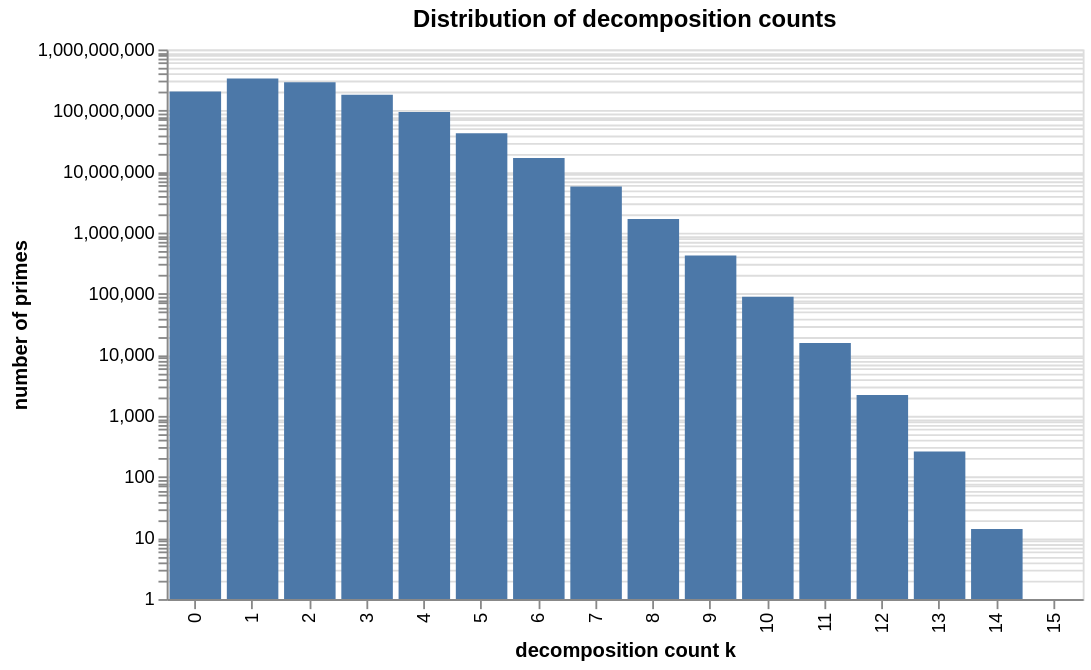

The notebook cell this image was saved under:
### Markdown cell above
## Example 1: k-distribution

### Code cell
k_dist = sql("""
    SELECT k, COUNT(*) AS count
    FROM partition_counts
    GROUP BY k ORDER BY k
""")

alt.Chart(k_dist).transform_filter(
    alt.datum.count > 0
).mark_bar().encode(
    x=alt.X("k:O", title="decomposition count k"),
    y=alt.Y("count:Q", title="number of primes",
            stack=None,
            scale=alt.Scale(type="log")),
    tooltip=["k", "count"]
).properties(width=500, title="Distribution of decomposition counts")

### Figure 1 — Vega specification as saved in the notebook (floating-point values rounded to 4 significant figures)
{"$schema": "https://vega.github.io/schema/vega/v6.json", "data": [{"name": "source_0", "values": [{"count": 203995902, "k": 0}, {"count": 334564067, "k": 1}, {"count": 289547508, "k": 2}, {"count": 181918269, "k": 3}, {"count": 94184619, "k": 4}, {"count": 42282943, "k": 5}, {"count": 16642843, "k": 6}, {"count": 5696452, "k": 7}, {"count": 1678368, "k": 8}, {"count": 421722, "k": 9}, {"count": 89262, "k": 10}, {"count": 15565, "k": 11}, {"count": 2203, "k": 12}, {"count": 262, "k": 13}, {"count": 14, "k": 14}, {"count": 1, "k": 15}]}, {"name": "source_0_x_domain_k", "values": [{"k": 0}, {"k": 1}, {"k": 2}, {"k": 3}, {"k": 4}, {"k": 5}, {"k": 6}, {"k": 7}, {"k": 8}, {"k": 9}, {"k": 10}, {"k": 11}, {"k": 12}, {"k": 13}, {"k": 14}, {"k": 15}]}], "marks": [{"type": "rect", "name": "marks", "from": {"data": "source_0"}, "encode": {"update": {"tooltip": {"signal": "{\"k\": format(datum[\"k\"], \"\"), \"count\": format(datum[\"count\"], \"\")}"}, "y2": {"signal": "scale('y', domain('y')[0])"}, "fill": {"value": "#4c78a8"}, "x": {"field": "k", "scale": "x"}, "width": {"signal": "max(0.25, bandwidth('x'))"}, "y": {"field": "count", "scale": "y"}}}, "style": ["bar"]}], "scales": [{"name": "x", "type": "band", "domain": {"data": "source_0_x_domain_k", "field": "k", "sort": true}, "range": [0, {"signal": "width"}], "paddingInner": 0.1, "paddingOuter": 0.05}, {"name": "y", "type": "log", "domain": {"data": "source_0", "field": "count"}, "range": [{"signal": "height"}, 0], "nice": true}], "axes": [{"scale": "y", "grid": true, "ticks": false, "labels": false, "maxExtent": 0, "zindex": 0, "gridScale": "x", "orient": "left", "aria": false, "domain": false, "minExtent": 0}, {"scale": "x", "orient": "bottom", "labelAlign": "right", "labelBaseline": "middle", "zindex": 0, "labelAngle": 270, "title": "decomposition count k", "grid": false}, {"scale": "y", "orient": "left", "title": "number of primes", "grid": false, "zindex": 0, "labelOverlap": "greedy"}], "title": {"text": "Distribution of decomposition counts", "frame": "group"}, "height": 300, "style": "cell", "padding": 5, "background": "white", "width": 500}
